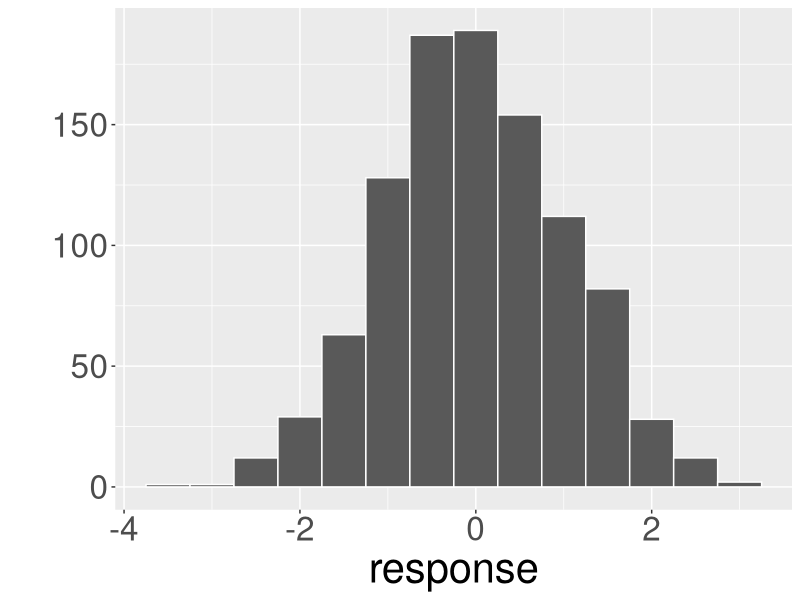
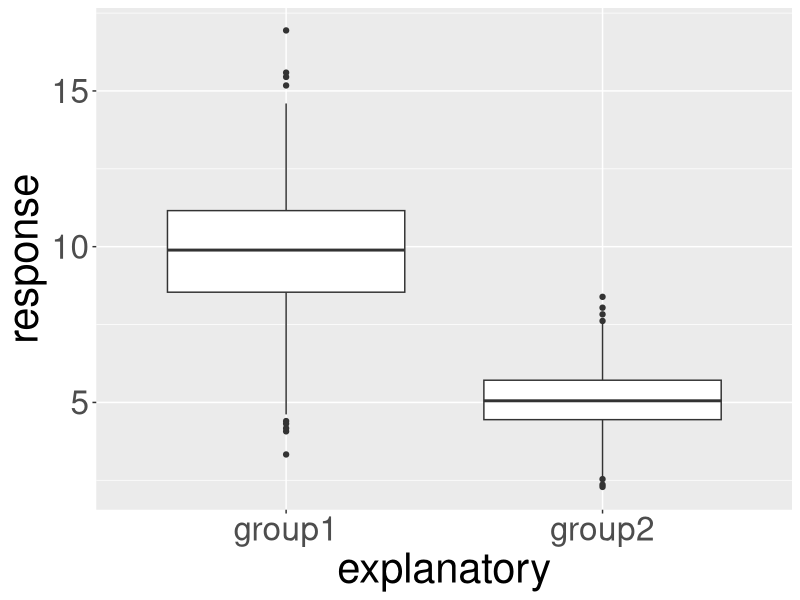
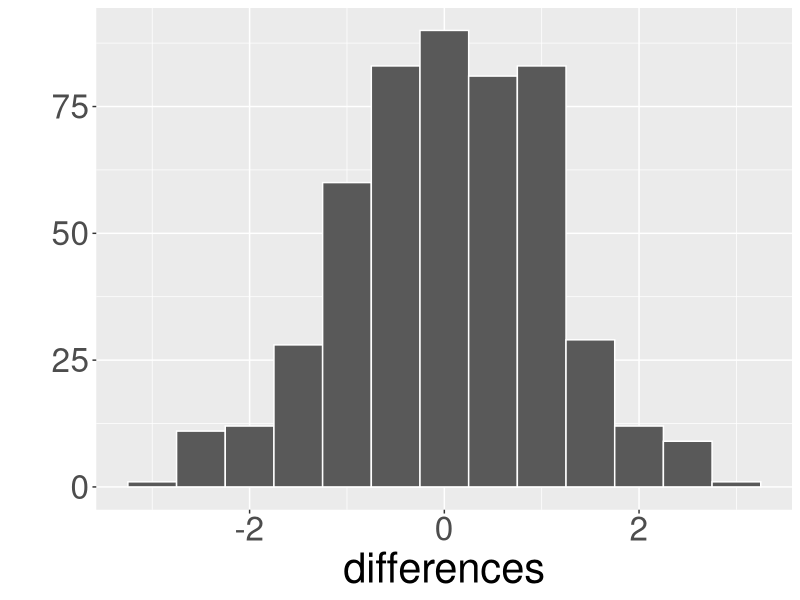
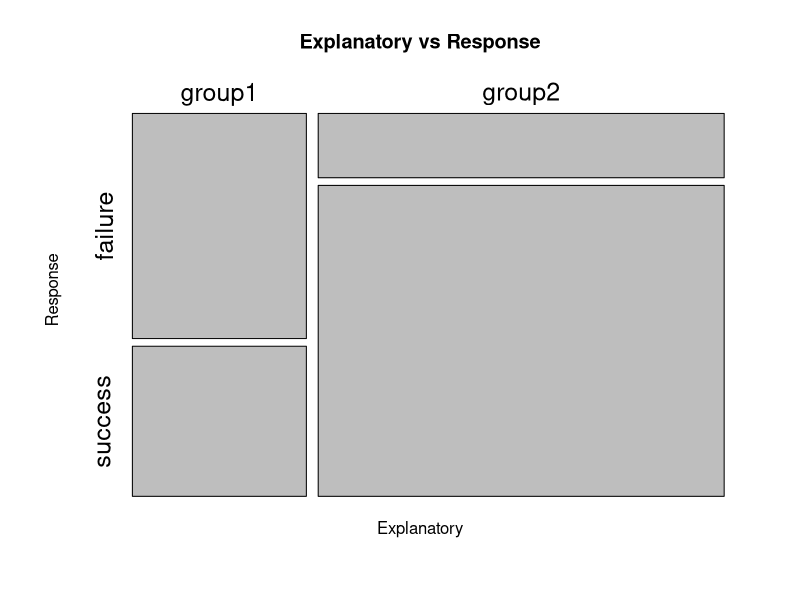
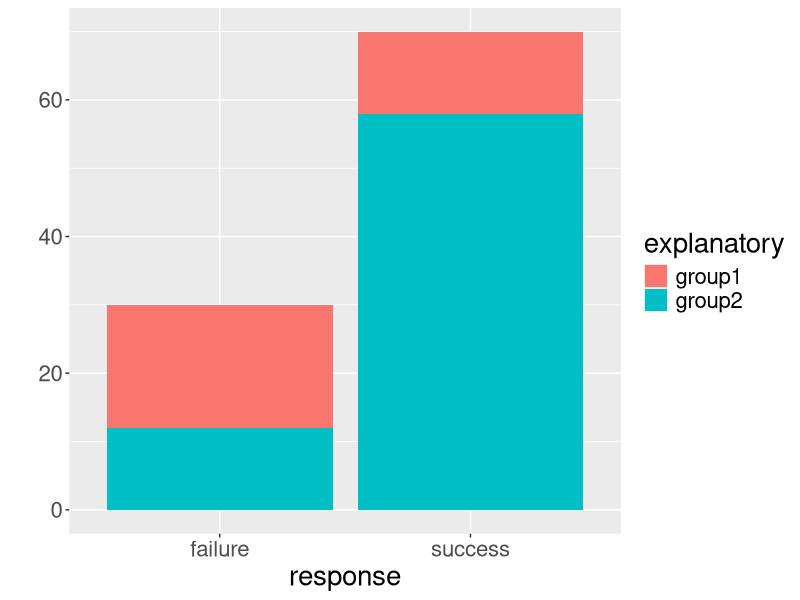
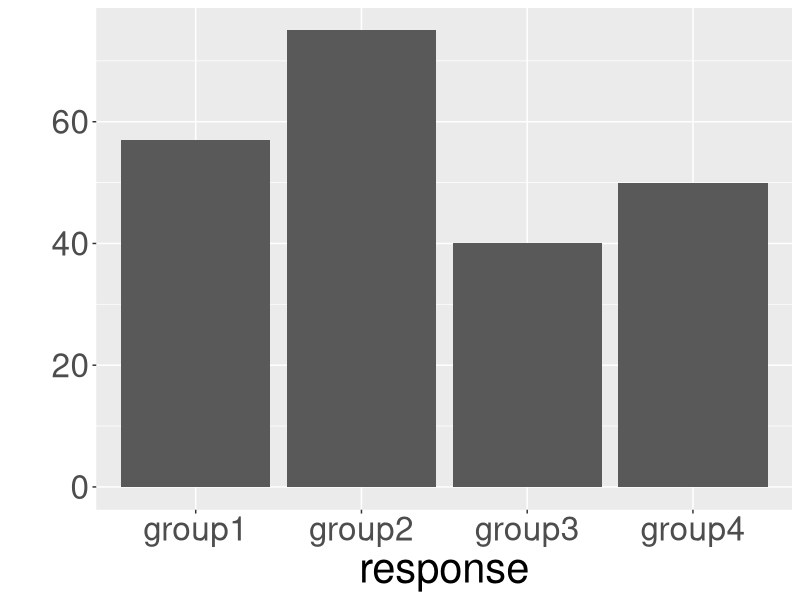
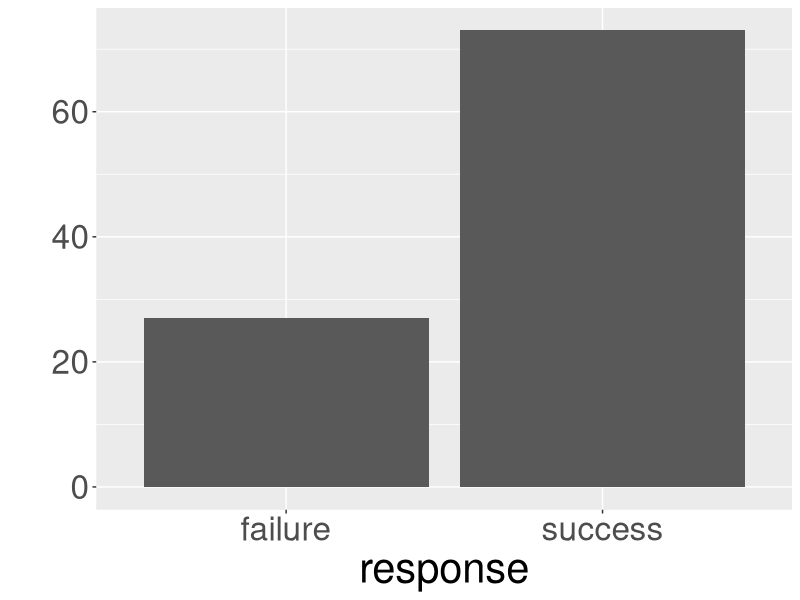
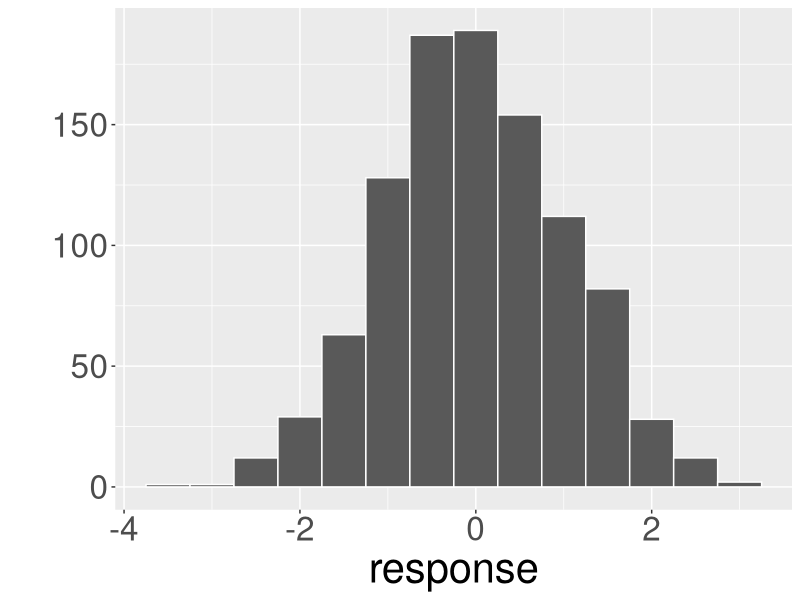

These figures' R source, in order:
library(ggplot2)
library(dplyr)
homedir <- "/Users/Chester/Google Drive/ismayc.github.io/teaching/diagrams/"

# 1
response <- rnorm(1000)
qplot(x = response, geom = "histogram", binwidth = 0.5, col = I("white")) + theme(text = element_text(size = 30))
ggsave(paste0(homedir, "01-histogram.png"), dpi = 1000)

# 2
response <- c(rnorm(1000, mean = 10, sd = 2), rnorm(1000, mean = 5, sd = 1))
explanatory <- c(rep("group1", 1000), rep("group2", 1000))
dataframe <- data.frame(explanatory, response) 
qplot(x = explanatory, y = response, data = dataframe, geom = "boxplot") + theme(text = element_text(size = 30))
ggsave(paste0(homedir, "02-side_by_side_boxplot.png"), dpi = 1000)

# 3
differences <- c(rnorm(500))
qplot(x = differences, geom = "histogram", binwidth = 0.5, col = I("white")) + theme(text = element_text(size = 30))
ggsave(paste0(homedir, "03-differences_histogram.png"), dpi = 600)

#5
explanatory <- c(rep("group1", 30), rep("group2", 70))
response <- c(rep("success", 12), rep("failure", 18), rep("success", 58), rep("failure", 12))
dataframe <- data.frame(explanatory, response)
mosaicplot(table(dataframe$explanatory, dataframe$response),
  xlab = "Explanatory", 
  ylab = "Response",
  main = "Explanatory vs Response",
  cex.axis = 1.5)
ggsave(paste0(homedir, "05-mosaic.png"), dpi = 1000)
qplot(x = response, data = dataframe, fill = explanatory, geom = "bar") + theme(text = element_text(size = 20))
ggsave(paste0(homedir, "05-stacked_bar.png"), dpi = 1000)


# 7
response <- c(rep("group1", 57), rep("group2", 75), rep("group3", 40), rep("group4", 50))
qplot(x = response) + theme(text = element_text(size = 30))
ggsave(paste0(homedir, "07-single-bar.png"), dpi = 1000)

# 9
response <- c(rep("success", 73), rep("failure", 27))
qplot(x = response) + theme(text = element_text(size = 30))
ggsave(paste0(homedir, "09-single-bar.png"), dpi = 1000)
